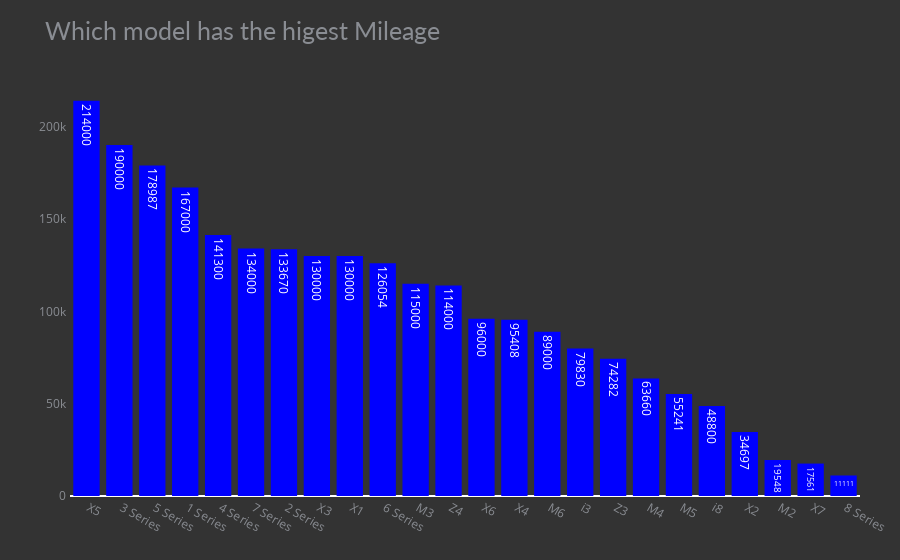

Notebook code for this chart:
### Code cell
mileage=data.groupby(["model"])["mileage"].max().sort_values(ascending=False).reset_index()

fig=px.bar(mileage,x="model",y="mileage",title="Which model has the higest Mileage",text="mileage",color_discrete_sequence=["blue"])
fig.update_xaxes(showgrid=False)

fig.update_yaxes(showgrid=False, categoryorder='total ascending', ticksuffix=' ', showline=False)

fig.update_traces(hovertemplate=None, marker=dict(line=dict(width=0)))

fig.update_layout(margin=dict(t=80, b=0, l=70, r=40),hovermode="y unified",
                  xaxis_title=' ', yaxis_title=" ", height=350,plot_bgcolor='#333', paper_bgcolor='#333',
title_font=dict(size=25, color='#8a8d93', family="Lato, sans-serif"),
 font=dict(color='#8a8d93'),
                  legend=dict(orientation="h", yanchor="bottom", y=1, xanchor="right", x=0.5),
                  hoverlabel=dict(bgcolor="black", font_size=13, font_family="Lato, sans-serif"))
                 
                  

fig.show()

### Figure 1 — Plotly figure (JSON) as saved in the notebook; plotly's stock layout.template omitted (floating-point values rounded to 4 significant figures)
{"data": [{"alignmentgroup": "True", "legendgroup": "", "marker": {"color": "blue", "line": {"width": 0}, "pattern": {"shape": ""}}, "name": "", "offsetgroup": "", "orientation": "v", "showlegend": false, "text": [214000, 190000, 178987, 167000, 141300, 134000, 133670, 130000, 130000, 126054, 115000, 114000, 96000, 95408, 89000, 79830, 74282, 63660, 55241, 48800, 34697, 19548, 17561, 11111], "textposition": "auto", "type": "bar", "x": [" X5", " 3 Series", " 5 Series", " 1 Series", " 4 Series", " 7 Series", " 2 Series", " X3", " X1", " 6 Series", " M3", " Z4", " X6", " X4", " M6", " i3", " Z3", " M4", " M5", " i8", " X2", " M2", " X7", " 8 Series"], "xaxis": "x", "y": [214000, 190000, 178987, 167000, 141300, 134000, 133670, 130000, 130000, 126054, 115000, 114000, 96000, 95408, 89000, 79830, 74282, 63660, 55241, 48800, 34697, 19548, 17561, 11111], "yaxis": "y"}], "layout": {"autosize": true, "barmode": "relative", "font": {"color": "#8a8d93"}, "hoverlabel": {"bgcolor": "black", "font": {"family": "Lato, sans-serif", "size": 13}}, "hovermode": "y unified", "legend": {"orientation": "h", "tracegroupgap": 0, "x": 0.5, "xanchor": "right", "y": 1, "yanchor": "bottom"}, "margin": {"b": 0, "l": 70, "r": 40, "t": 80}, "paper_bgcolor": "#333", "plot_bgcolor": "#333", "title": {"font": {"color": "#8a8d93", "family": "Lato, sans-serif", "size": 25}, "text": "Which model has the higest Mileage"}, "xaxis": {"anchor": "y", "autorange": true, "domain": [0, 1], "range": [-0.5, 23.5], "showgrid": false, "title": {"text": " "}, "type": "category"}, "yaxis": {"anchor": "x", "autorange": true, "categoryorder": "total ascending", "domain": [0, 1], "range": [0, 225300.0], "showgrid": false, "showline": false, "ticksuffix": " ", "title": {"text": " "}, "type": "linear"}}}
